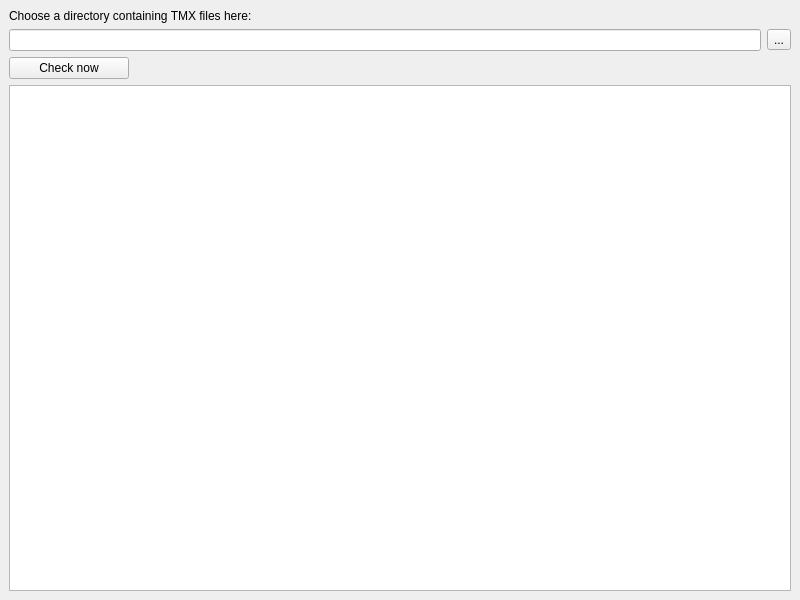
<?xml version="1.0" encoding="UTF-8"?>
<ui version="4.0">
 <class>CheckMapsWindow</class>
 <widget class="QMainWindow" name="CheckMapsWindow">
  <property name="geometry">
   <rect>
    <x>0</x>
    <y>0</y>
    <width>800</width>
    <height>600</height>
   </rect>
  </property>
  <property name="windowTitle">
   <string>Check Maps</string>
  </property>
  <widget class="QWidget" name="centralwidget">
   <layout class="QGridLayout" name="gridLayout">
    <item row="0" column="0">
     <widget class="QLabel" name="label">
      <property name="text">
       <string>Choose a directory containing TMX files here:</string>
      </property>
     </widget>
    </item>
    <item row="1" column="0">
     <layout class="QHBoxLayout" name="horizontalLayout">
      <item>
       <widget class="QLineEdit" name="dirEdit">
        <property name="readOnly">
         <bool>true</bool>
        </property>
       </widget>
      </item>
      <item>
       <widget class="QToolButton" name="dirBrowse">
        <property name="text">
         <string>...</string>
        </property>
       </widget>
      </item>
     </layout>
    </item>
    <item row="2" column="0">
     <widget class="QPushButton" name="checkNow">
      <property name="maximumSize">
       <size>
        <width>120</width>
        <height>16777215</height>
       </size>
      </property>
      <property name="text">
       <string>Check now</string>
      </property>
     </widget>
    </item>
    <item row="3" column="0">
     <widget class="QTreeWidget" name="treeWidget">
      <attribute name="headerVisible">
       <bool>false</bool>
      </attribute>
      <column>
       <property name="text">
        <string notr="true">1</string>
       </property>
      </column>
     </widget>
    </item>
   </layout>
  </widget>
 </widget>
 <resources/>
 <connections/>
</ui>
